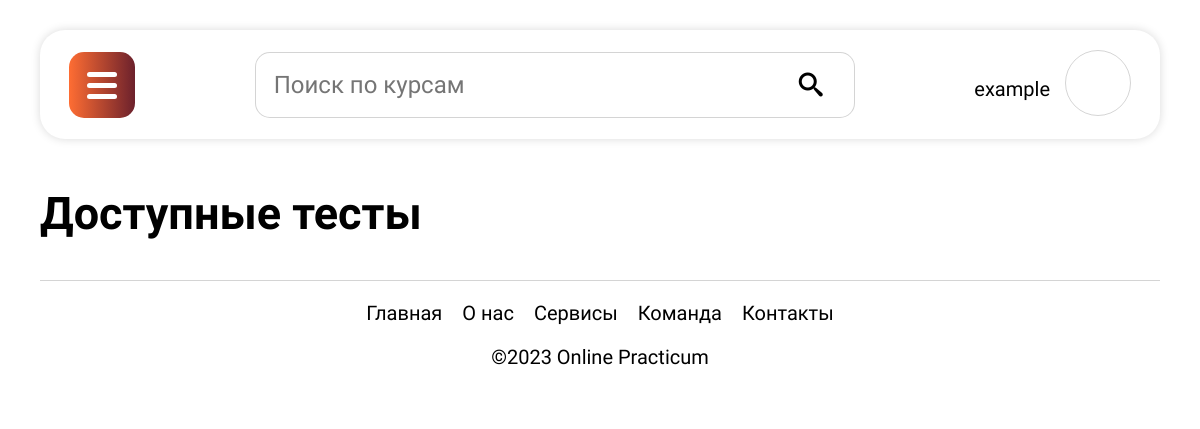
Before: /quiz/ (signed in) with the older database file.
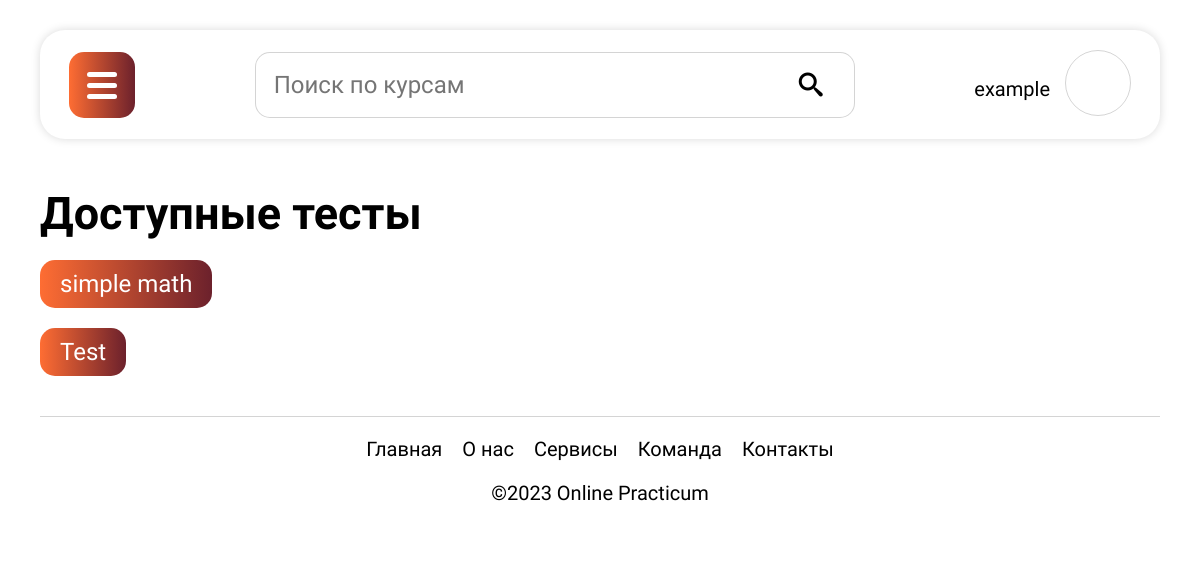
After: the same page with the newer database file.
### quizes/models.py (models this page shows, shortened)
class Quiz(models.Model):
    name = models.CharField(max_length=120)
    topic = models.CharField(max_length=120)
    number_of_questions = models.IntegerField()
    time = models.IntegerField(help_text="duration of the quiz in minutes")
    required_score_to_pass = models.IntegerField(help_text="required score in %")
    difficulty = models.CharField(max_length=6, choices=DIFF_CHOICES)
    class Meta:
        verbose_name_plural = 'Quizes'

### quizes/views.py (the view)
# urls.py: path('', QuizListView.as_view(), name='main-view'),
class QuizListView(ListView):
    model = Quiz
    template_name = 'quizes/main.html'

### quizes/templates/quizes/main.html (shortened to what this page needs)
{% extends 'main/layout.html' %}
{% load static %}
{% block head %}
  <link rel="stylesheet" href="{%static 'main/css/main.css'%}">
  <link rel="stylesheet" href="{%static 'main/css/navbar.css'%}">
  <link rel="stylesheet" href="{%static 'quiz/css/quiz.css'%}">
{% endblock head %}
{% block header %}
    {% include 'main/navbar.html' %}
{% endblock header %}
{% block content %}
<h1>Доступные тесты</h1>
{% for obj in object_list %}
    <button
        class="modal-btn"
        data-pk="{{obj.pk}}"
        data-quiz="{{obj.name}}"
        data-questions="{{obj.number_of_questions}}"
        data-difficulty="{{obj.difficulty}}"
        data-time="{{obj.time}}"
        data-pass="{{obj.required_score_to_pass}}"
        data-bs-toggle="modal"
        data-bs-target="#quizStartModal">
        {{obj.name}}
    </button><br>
{% endfor %}
{% endblock content %}

Changed rows visible on the page:
added Quiz: name "simple math"
added Quiz: name "Test"
